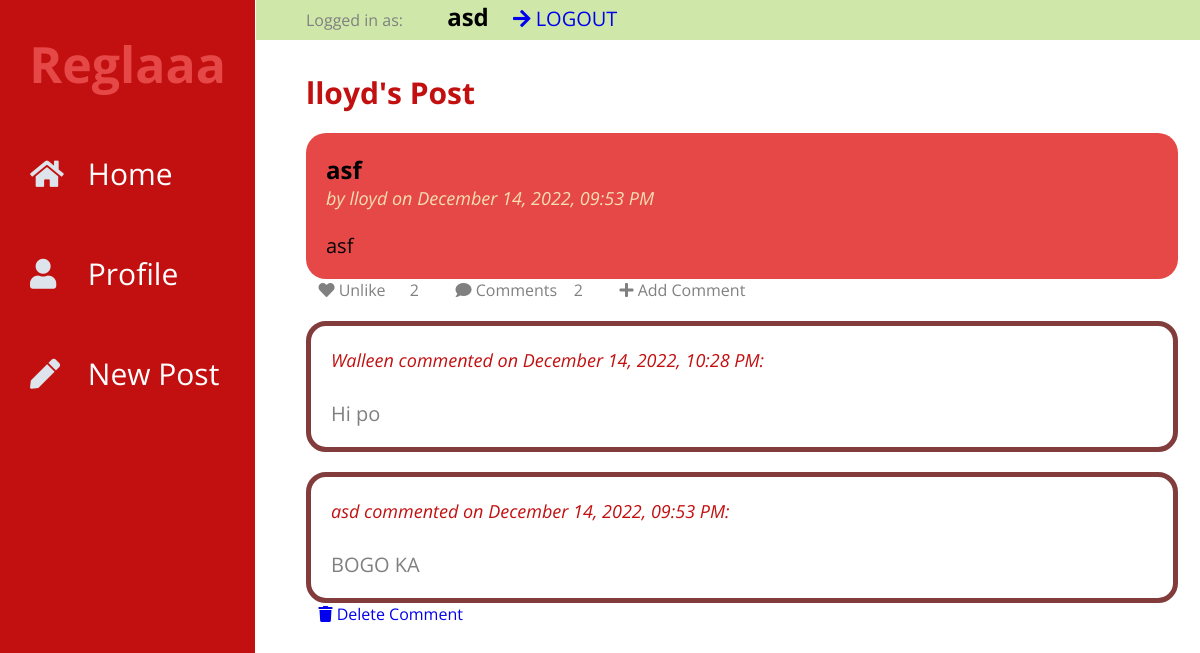
/comments/2/view (signed in), run on the app's committed database.
### tables this page shows
CREATE TABLE user (
  id INTEGER PRIMARY KEY AUTOINCREMENT,
  username TEXT UNIQUE NOT NULL,
  password TEXT NOT NULL
);

CREATE TABLE post (
  id INTEGER PRIMARY KEY AUTOINCREMENT,
  author_id INTEGER NOT NULL,
  created TIMESTAMP DEFAULT (datetime('now','localtime')),
  title TEXT NOT NULL,
  body TEXT NOT NULL,
  FOREIGN KEY (author_id) REFERENCES user (id)
);

CREATE TABLE comments (
  id INTEGER PRIMARY KEY AUTOINCREMENT,
  post_id INTEGER NOT NULL,
  user_id INTEGER NOT NULL,
  body TEXT NOT NULL,
  created TIMESTAMP DEFAULT (datetime('now','localtime')),
  FOREIGN KEY (post_id) REFERENCES post (id),
  FOREIGN KEY (user_id) REFERENCES user (id)
);

### flaskr/blog.py (the view, shortened to what this page needs)
@bp.route("/comments/<int:post_id>/<action>",methods=("GET", "POST"))
def comments(post_id,action):
    db = get_db()
    post = db.execute(
        "SELECT p.id, title, body, created, author_id, username,"
        "(SELECT COUNT(user_id) FROM likes WHERE post_id = p.id) AS likes,"
        "(SELECT COUNT(user_id) FROM comments WHERE post_id = p.id) AS comments"
        " FROM post p JOIN user u ON p.author_id = u.id"
        " WHERE p.id = ?"
        " ORDER BY created DESC"
        , (post_id,),
    ).fetchone()
    comms = db.execute(
        "SELECT c.id, body, created, user_id, username"
        " FROM comments c JOIN user u ON c.user_id = u.id"
        " WHERE c.post_id = ?"
        " ORDER BY created DESC"
        , (post_id,),
    ).fetchall()
    return render_template("blog/comments.html",post=post,comms=comms,action=action)

### flaskr/auth.py (called while the page is built)
@bp.before_app_request
def load_logged_in_user():
    user_id = session.get("user_id")
    if user_id is None:
        g.user = None
        g.liked = None
    else:
        g.user = (
            get_db().execute("SELECT * FROM user WHERE id = ?", (user_id,)).fetchone()
        )
        likedd = (
            get_db().execute("SELECT post_id,user_id FROM likes WHERE user_id = ?", (user_id,)).fetchall()
        )
        g.liked = []
        for like in likedd:
            g.liked.append([like['post_id'],like['user_id']])

### flaskr/db.py (called while the page is built)
def get_db():
    if "db" not in g:
        g.db = sqlite3.connect(
            current_app.config["DATABASE"], detect_types=sqlite3.PARSE_DECLTYPES
        )
        g.db.row_factory = sqlite3.Row
    return g.db

### flaskr/templates/blog/comments.html
{% extends 'base.html' %}
{% block posts %}
  <p class="title">{% block title %}{{post['username']}}'s Post{% endblock %}</p>
{% endblock %}
{% block content %}
<article class="post">
        <div class="body">
            <h2>{{ post['title'] }}</h2>
            <p class="about">by {{ post['username'] }} on {{ post['created'].strftime("%B %d, %Y, %I:%M %p") }}</p>
            <br>
            <br>
            <p class="body">{{ post['body'] }}</p>
        </div>
</article>
    <div class="opt">
        {% if g.user %}
            {% if [post['id'],g.user['id']] in g.liked %}
                <a href="{{ url_for('blog.like_action', post_id=post.id, action='unlike') }}">
                    <span class="icon">&nbsp&nbsp&nbsp<i class="fas fa-heart"></i></span>
                    <span class="item">Unlike</span>
                </a>
            {% else %}
                <a href="{{ url_for('blog.like_action', post_id=post.id, action='like') }}">
                    <span class="icon">&nbsp&nbsp&nbsp<i class="fas fa-heart"></i></span>
                    <span class="item">Like {{ like }}</span>
                </a>
            {% endif %}
        {% else %}
        <span class="icon">&nbsp&nbsp&nbspLikes: <i class="fas fa-heart"></i></span>
        {% endif %}
        <p>{{ post['likes'] }}</p>
        <a>
            <span class="icon">&nbsp&nbsp&nbsp<i class="fas fa-comment"></i></span>
            <span class="item">Comments &nbsp&nbsp&nbsp{{ post.comments }}</span>
        </a>
        {% if g.user %}
        {% if action == 'view' %}
        <a href="{{ url_for('blog.comments', post_id=post.id,action='add') }}">
            <span class="icon">&nbsp&nbsp&nbsp<i class="fas fa-plus"></i></span>
            <span class="item">Add Comment</span>
        </a>
        {% else %}
        <a href="{{ url_for('blog.comments', post_id=post.id,action='view') }}">
            <span class="icon">&nbsp&nbsp&nbsp<i class="fas fa-times"></i></span>
            <span class="item">Cancel</span>
        </a>
        {% endif %}
        {% endif %}
    </div>
{% if action == 'add' %}
<div class="form">
  <form method="post">
    <label for="body">Comment as {{ g.user['username'] }}: </label>
    <textarea class="com" name="body" id="body">{{ request.form['body'] }}</textarea>
    <input type="submit" value="Comment">
  </form>
  </div>
{% else %}
{% for comm in comms %}
<article class="comment">
    <div class="body">
        <p class="about">{{comm.username}} commented on {{comm.created.strftime("%B %d, %Y, %I:%M %p")}}: </p>
        <br>
        <br>
        <p>{{comm.body}}</p>
    </div>
</article>
{% if g.user['id'] == comm['user_id'] %}
<a href="{{ url_for('blog.comment_action', comment_id=comm.id, action='delete') }}">
    <span class="icon">&nbsp&nbsp&nbsp<i class="fas fa-trash"></i></span>
    <span class="item">Delete Comment</span>
</a>
{% endif %}
{% endfor %}
{% endif %}
{% endblock %}

### flaskr/templates/base.html (shortened to what this page needs)
<!doctype html>
<link rel="stylesheet" href="{{ url_for('static', filename='style.css') }}">
<link rel="stylesheet" href="https://use.fontawesome.com/releases/v5.8.1/css/all.css">
<div class="wrapper">
        <div class="sidebar">
            <div class="profile">
                <h1><a href="{{ url_for('index') }}">Reglaaa</a></h1>
            </div>
            <ul>
                <li>
                    <a href="{{ url_for('index') }}">
                        <span class="icon"><i class="fas fa-home"></i></span>
                        <span class="item">Home</span>
                    </a>
                </li>
                {% if not g.user %}
                <li>
                    <a href="{{ url_for('auth.login') }}">
                        <span class="icon"><i class="fas fa-sign"></i></span>
                        <span class="item">Login</span>
                    </a>
                </li>
                <li>
                    <a href="{{ url_for('auth.register') }}">
                        <span class="icon"><i class="fas fa-book"></i></span>
                        <span class="item">Register</span>
                    </a>
                </li>
                {% else %}
                <li>
                    <a href="{{ url_for('blog.profile', userid=g.user.id) }}">
                        <span class="icon"><i class="fas fa-user"></i></span>
                        <span class="item">Profile</span>
                    </a>
                </li>
                  <li><a href="{{ url_for('blog.create') }}">
                      <span class="icon"><i class="fas fa-pen"></i></span>
                      <span class="item">New Post</span>
                  </a>
                {% endif %}
            </ul>
        </div>
        <section class="content">
            {% if g.user %}
    <div class="top-menu">
                <p>Logged in as: </p>
                <h1>{{ g.user['username'] }}</h1>
                <a href="{{ url_for('auth.logout') }}" onclick="return confirm('Are you sure?');">
                    <span class="icon"><i class="fas fa-arrow-right"></i></span>
                    <span class="item">LOGOUT</span>
                </a>
            </div>
  {% endif %}
            <br>
  <div class="posts">
    {% block posts %}{% endblock %}
  {% block content %}{% endblock %}
      </div>
</section>
</div>

### flaskr/static/style.css (style rules this page uses)
* { list-style: none; text-decoration: none; margin: 0; padding: 0; box-sizing: border-box; font-family: 'Open Sans', sans-serif; }
.wrapper .sidebar { background: #C21010; position: fixed; top: 0; left: 0; width: 255px; height: 100%; padding: 20px 0; transition: all 0.5s ease; }
.wrapper .sidebar .profile { margin-bottom: 20px; text-align: center; }
.wrapper .sidebar .profile h1 { margin: 10px 0 5px; }
.wrapper .sidebar .profile a { font-size: 50px; color: #E64848; }
.wrapper .sidebar ul li a { display: block; height: 100px; padding: 30px; color: white; font-size: 30px; position: relative; transition: all 0.2s ease; }
.wrapper .sidebar ul li a .icon { color: #dee4ec; width: 30px; display: inline-block; margin-right: 20px; }
.wrapper .content { width: 81%; margin-left: 16rem; }
.top-menu { display: block; position: fixed; width: 100%; height: 40px; background-color: #CFE8A9; padding: 0px 50px; transition: all 1s ease; }
.top-menu a { font-size: 20px; }
.top-menu a, h1 { display: inline-block; margin-left: 20px; }
.posts { padding: 50px; }
.post { margin-top: 20px; padding: 20px; border-radius: 20px; background-color: #E64848; transition: all 1s ease; }
.post .about { color: wheat; font-size: 18px; font-style: italic; }
.title { color: #C21010; font-weight: bold; font-size: 30px; }
.opt { display: block; }
.opt a,p { display: inline-block; margin-right: 20px; color: #808080; }
.comment { display: block; margin-top: 20px; padding: 20px; border-radius: 20px; border: 5px solid #823c3c; transition: all 1s ease; font-size: 20px; }
.comment .about { color: #C21010; font-size: 18px; font-style: italic; }
p.body { white-space: pre-line; font-size: 20px; color: black !important; }

### data on the page
user: user.username "asd"
user: username "lloyd"
post: title "asf", created "December 14, 2022, 09:53 PM", body "asf"
comments: username "Walleen", created "December 14, 2022, 10:28 PM", body "Hi po"
comments: username "asd", created "December 14, 2022, 09:53 PM", body "BOGO KA"

### other printed values
{{ post['likes'] }} "2"
{{ post.comments }} "2"
